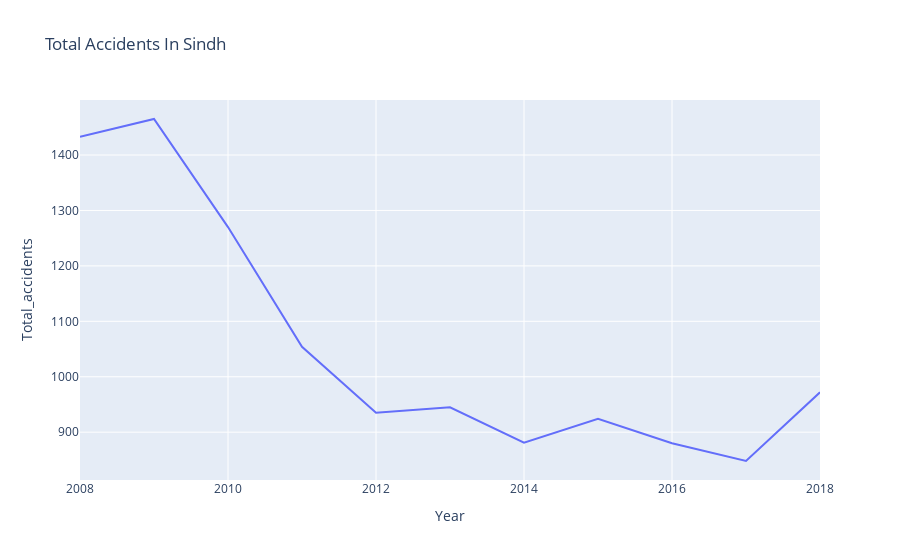

Write notebook code for a chart like this one.
### Code cell
sel=dataset[{'Year','Total_accidents'}].loc[(dataset.Place=='Sindh')]
graph=px.line(sel,x='Year',y='Total_accidents',title='Total Accidents In Sindh')
graph.show()

### Figure 1 — Plotly figure (JSON) as saved in the notebook; plotly's stock layout.template omitted (floating-point values rounded to 4 significant figures)
{"data": [{"hovertemplate": "Year=%{x}<br>Total_accidents=%{y}<extra></extra>", "legendgroup": "", "line": {"color": "#636efa", "dash": "solid"}, "marker": {"symbol": "circle"}, "mode": "lines", "name": "", "orientation": "v", "showlegend": false, "type": "scatter", "x": [2008, 2009, 2010, 2011, 2012, 2013, 2014, 2015, 2016, 2017, 2018], "xaxis": "x", "y": [1433, 1465, 1270, 1054, 935, 945, 881, 924, 880, 848, 972], "yaxis": "y"}], "layout": {"legend": {"tracegroupgap": 0}, "title": {"text": "Total Accidents In Sindh"}, "xaxis": {"anchor": "y", "domain": [0, 1], "title": {"text": "Year"}}, "yaxis": {"anchor": "x", "domain": [0, 1], "title": {"text": "Total_accidents"}}}}
